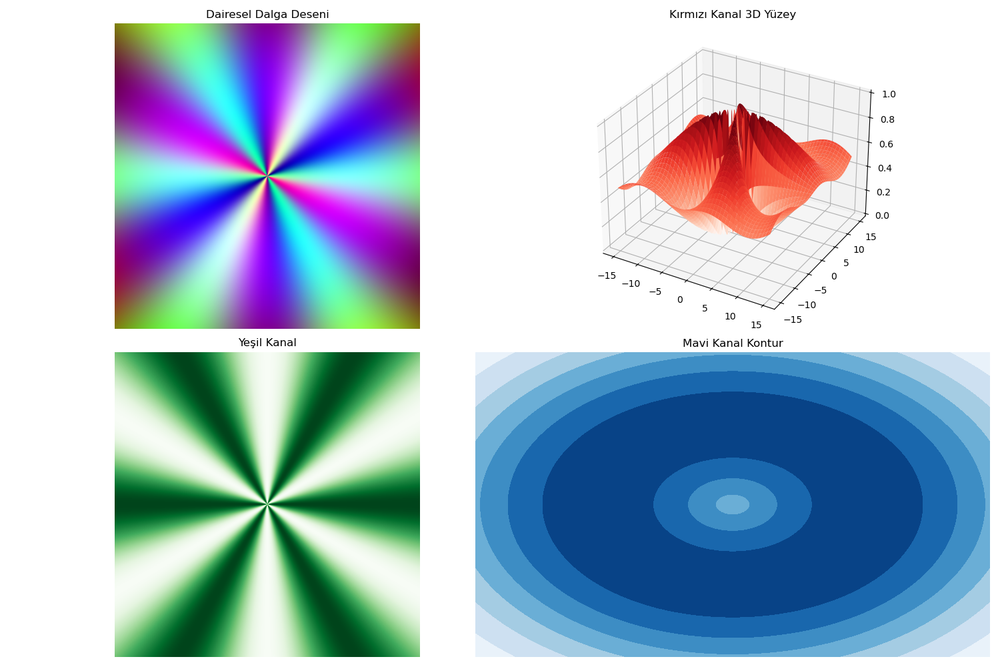
#> input picture images/Dairesel_dalga_deseni.png, 1000 x 667 px, shrunk from 1500 x 1000 before the run
$ python gui.py
#> lines starting #> are read from the running program, lines starting #| are printed output that depends on the picture
#> the answer given: ../images/Dairesel_dalga_deseni.png
import numpy as np
import tkinter as tk
from tkinter import filedialog, messagebox
from PIL import Image, ImageTk
import cv2
import random

class PuzzleGUI:
    def __init__(self, root, image_path):
#> called with image_path = '../images/Dairesel_dalga_deseni.png'
        self.root = root
        self.root.title("3x3 Jigsaw Bulmacası")

        # Resmi yükle
        self.original_image = cv2.imread(image_path)
#> self.original_image is the input picture: shape (667, 1000, 3); mean B, G, R 203.5, 188.4, 168.5
        if self.original_image is None:
            messagebox.showerror("Hata", f"Resim yüklenemedi: {image_path}. Lütfen geçerli bir resim dosyası seçin.")
            root.destroy()
            return
        self.original_image = cv2.cvtColor(self.original_image, cv2.COLOR_BGR2RGB)

        # Resmi 3x3 parçaya böl
        self.tile_size = self.original_image.shape[0] // 3  # Resim boyutuna göre
#> self.tile_size = 222
        self.tiles = []
        for i in range(3):
            for j in range(3):
                tile = self.original_image[i*self.tile_size:(i+1)*self.tile_size,
                                          j*self.tile_size:(j+1)*self.tile_size]
                self.tiles.append(tile)
#> after the loop, self.tiles = 9 items

        # 4 farklı varyasyon oluştur
        self.variations = []
        for _ in range(4):
            indices = list(range(9))
            random.shuffle(indices)
            self.variations.append(indices.copy())

        # GUI elemanları
        self.current_variation = 0
        self.current_indices = self.variations[self.current_variation].copy()
        self.selected_tile = None

        # Sol frame: Orijinal resim
        self.left_frame = tk.Frame(root)
        self.left_frame.pack(side=tk.LEFT, padx=10, pady=10)

        self.original_canvas = tk.Canvas(self.left_frame, width=self.original_image.shape[1], height=self.original_image.shape[0])
        self.original_canvas.pack()
        self.original_photo = ImageTk.PhotoImage(Image.fromarray(self.original_image))
        self.original_canvas.create_image(0, 0, anchor='nw', image=self.original_photo)

        # Sağ frame: Bulmaca ve kontroller
        self.right_frame = tk.Frame(root)
        self.right_frame.pack(side=tk.RIGHT, padx=10, pady=10)

        # Bulmaca canvas'ı
        self.puzzle_canvas = tk.Canvas(self.right_frame, width=self.original_image.shape[1], height=self.original_image.shape[0], bg='black')
        self.puzzle_canvas.pack()

        # Kontrol düğmeleri
        self.button_frame = tk.Frame(self.right_frame)
        self.button_frame.pack(pady=10)

        tk.Button(self.button_frame, text="Önceki Varyasyon", command=self.prev_variation).pack(side=tk.LEFT, padx=5)
        tk.Button(self.button_frame, text="Sonraki Varyasyon", command=self.next_variation).pack(side=tk.LEFT, padx=5)
        tk.Button(self.button_frame, text="Yeni Karışım", command=self.new_shuffle).pack(side=tk.LEFT, padx=5)
        tk.Button(self.button_frame, text="Kontrol Et", command=self.check_solution).pack(side=tk.LEFT, padx=5)

        # Varyasyon etiketi
        self.variation_label = tk.Label(self.right_frame, text=f"Varyasyon {self.current_variation + 1}/4")
        self.variation_label.pack(pady=5)

        # Bulmacayı çiz
        self.draw_puzzle()

        # Fare olayları
        self.puzzle_canvas.bind("<Button-1>", self.click_tile)

    def draw_puzzle(self):
        self.puzzle_canvas.delete("all")
        self.photos = []  # Referansları tut
        for idx, tile_idx in enumerate(self.current_indices):
            row = idx // 3
            col = idx % 3
            tile = self.tiles[tile_idx]
            img = Image.fromarray(tile)
            photo = ImageTk.PhotoImage(img)
            self.photos.append(photo)
            self.puzzle_canvas.create_image(col * self.tile_size, row * self.tile_size,
                                           anchor='nw', image=photo, tags=f"tile_{idx}")
#> this loop made 9 passes
#> pass 1, in draw_puzzle, `tile = self.tiles[tile_idx]`:
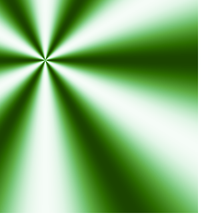
#> tile: shape (222, 222, 3); mean of channels 0, 1, 2 138.9, 190.2, 149.8; drawn as B, G, R
#> pass 2, in draw_puzzle, `tile = self.tiles[tile_idx]`:
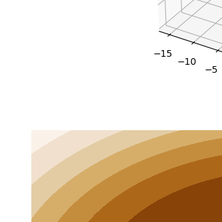
#> tile: shape (222, 222, 3); mean of channels 0, 1, 2 195, 216.3, 232.9; drawn as B, G, R
#> pass 3, in draw_puzzle, `tile = self.tiles[tile_idx]`:
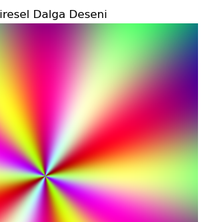
#> tile: shape (222, 222, 3); mean of channels 0, 1, 2 151.2, 151.1, 209.7; drawn as B, G, R
#> after the loop:
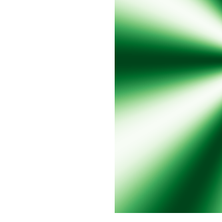
#> img: PIL image 222x222 RGB; mean R, G, B 190.2, 218.5, 196.5
#> after the loop, self.photos = 9 items

    def click_tile(self, event):
        # Tıklanan karenin indeksini bul
        col = event.x // self.tile_size
        row = event.y // self.tile_size
        idx = row * 3 + col

        if self.selected_tile is None:
            # İlk seçilen kare
            self.selected_tile = idx
            self.puzzle_canvas.itemconfig(f"tile_{idx}", outline='yellow', width=3)
        else:
            # İkinci seçilen kare, takas yap
            other_idx = self.selected_tile
            self.current_indices[idx], self.current_indices[other_idx] = \
                self.current_indices[other_idx], self.current_indices[idx]
            self.selected_tile = None
            self.puzzle_canvas.itemconfig(f"tile_{other_idx}", outline='', width=0)
            self.draw_puzzle()

    def prev_variation(self):
        if self.current_variation > 0:
            self.current_variation -= 1
            self.current_indices = self.variations[self.current_variation].copy()
            self.variation_label.config(text=f"Varyasyon {self.current_variation + 1}/4")
            self.draw_puzzle()

    def next_variation(self):
        if self.current_variation < 3:
            self.current_variation += 1
            self.current_indices = self.variations[self.current_variation].copy()
            self.variation_label.config(text=f"Varyasyon {self.current_variation + 1}/4")
            self.draw_puzzle()

    def new_shuffle(self):
        self.current_indices = list(range(9))
        random.shuffle(self.current_indices)
        self.variations[self.current_variation] = self.current_indices.copy()
        self.draw_puzzle()

    def check_solution(self):
        if self.current_indices == list(range(9)):
            messagebox.showinfo("Tebrikler!", "Bulmaca doğru çözüldü!")
        else:
            messagebox.showwarning("Hata", "Bulmaca henüz çözülmedi.")

# GUI başlat
if __name__ == "__main__":
    root = tk.Tk()
    root.withdraw()  # Ana pencereyi gizle
    image_path = filedialog.askopenfilename(
        title="Resim Seç",
        filetypes=[("Resim Dosyaları", "*.png *.jpg *.jpeg")]
    )
    root.deiconify()  # Ana pencereyi geri göster
    if not image_path:
        messagebox.showerror("Hata", "Resim seçilmedi. Uygulama kapanıyor.")
        root.destroy()
    else:
        app = PuzzleGUI(root, image_path)
        root.mainloop()

$ run again, on images/Fraktal_desen.png
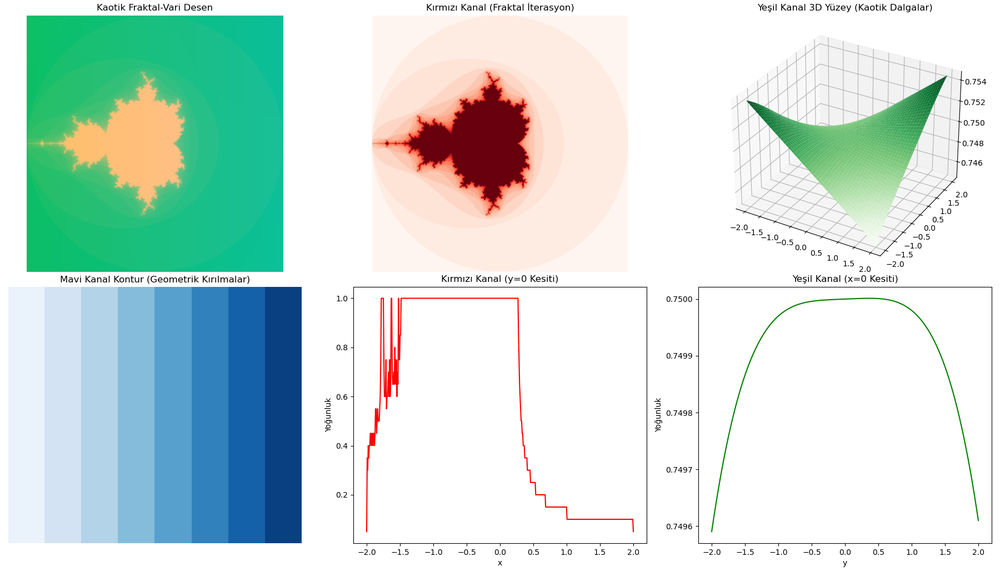
#> input picture images/Fraktal_desen.png, 1000 x 571 px, shrunk from 1800 x 1027 before the run
#> in __init__, self.original_image is the input picture: shape (571, 1000, 3); mean B, G, R 219.9, 224.3, 205.7
#> after the loop in __init__, `for i in range(3):`: self.tiles = 9 items
#> the loop in draw_puzzle, `for idx, tile_idx in enumerate(self.current_indices):` made 9 passes
#> pass 1, in draw_puzzle, `tile = self.tiles[tile_idx]`:
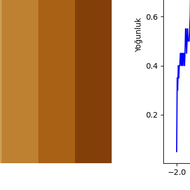
#> tile: shape (190, 190, 3); mean of channels 0, 1, 2 137.8, 171.3, 204.5; drawn as B, G, R
#> after the loop in draw_puzzle, `for idx, tile_idx in enumerate(self.current_indices):`:
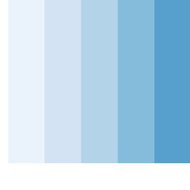
#> img: PIL image 190x190 RGB; mean R, G, B 184.4, 214.7, 234.9

$ run again, on images/Kafes_deseni.png
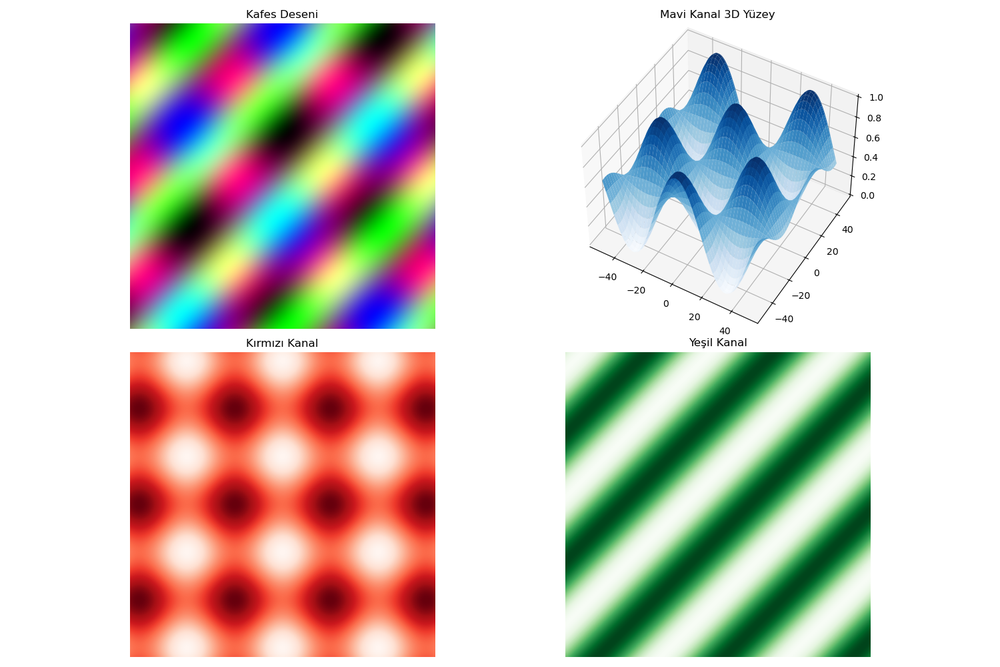
#> input picture images/Kafes_deseni.png, 1000 x 667 px, shrunk from 1500 x 1000 before the run
#> in __init__, self.original_image is the input picture: shape (667, 1000, 3); mean B, G, R 193.6, 200.7, 206.9
#> after the loop in __init__, `for i in range(3):`: self.tiles = 9 items
#> the loop in draw_puzzle, `for idx, tile_idx in enumerate(self.current_indices):` made 9 passes
#> pass 1, in draw_puzzle, `tile = self.tiles[tile_idx]`:
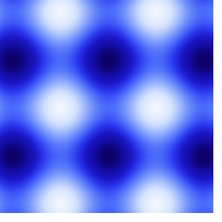
#> tile: shape (222, 222, 3); mean of channels 0, 1, 2 231.1, 119.9, 104.9; drawn as B, G, R
#> after the loop in draw_puzzle, `for idx, tile_idx in enumerate(self.current_indices):`:
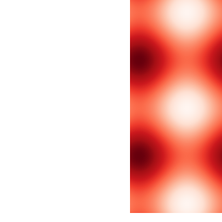
#> img: PIL image 222x222 RGB; mean R, G, B 246.3, 200.2, 193.3

$ run again, on images/Spiral_deseni.png
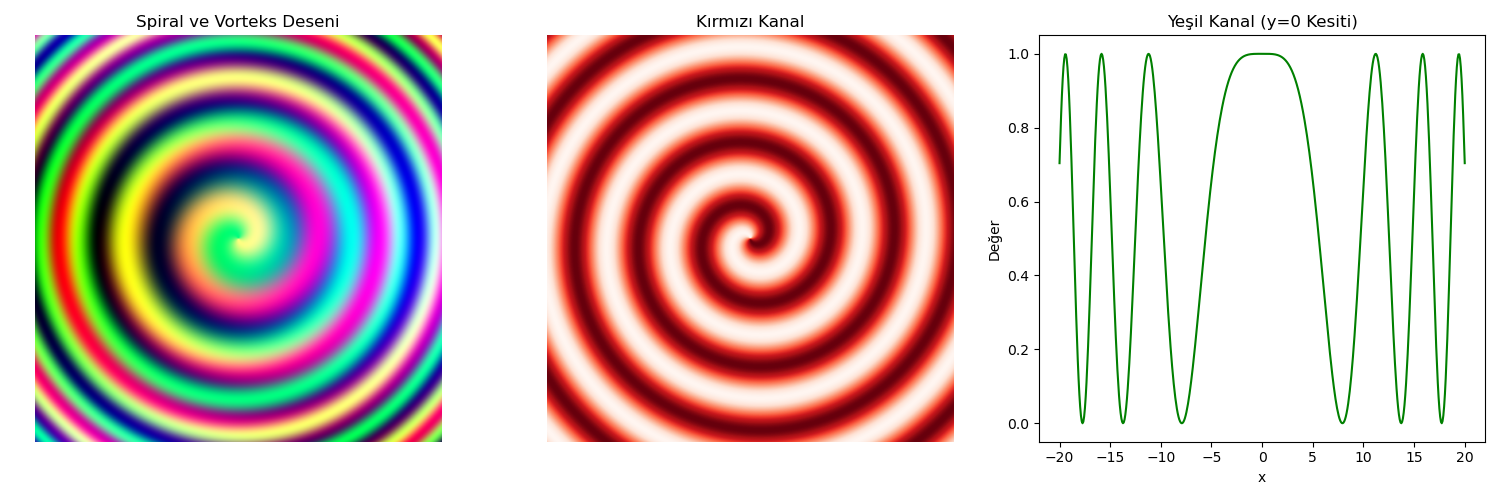
#> input picture images/Spiral_deseni.png, 1500 x 500 px
#> in __init__, self.original_image is the input picture: shape (500, 1500, 3); mean B, G, R 188.7, 192.4, 212.3
#> after the loop in __init__, `for i in range(3):`: self.tiles = 9 items
#> the loop in draw_puzzle, `for idx, tile_idx in enumerate(self.current_indices):` made 9 passes
#> pass 1, in draw_puzzle, `tile = self.tiles[tile_idx]`:
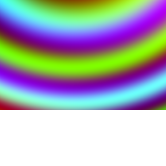
#> tile: shape (166, 166, 3); mean of channels 0, 1, 2 180.7, 176.1, 170.7; drawn as B, G, R
#> after the loop in draw_puzzle, `for idx, tile_idx in enumerate(self.current_indices):`:
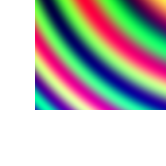
#> img: PIL image 166x166 RGB; mean R, G, B 185.9, 187.1, 181.6
